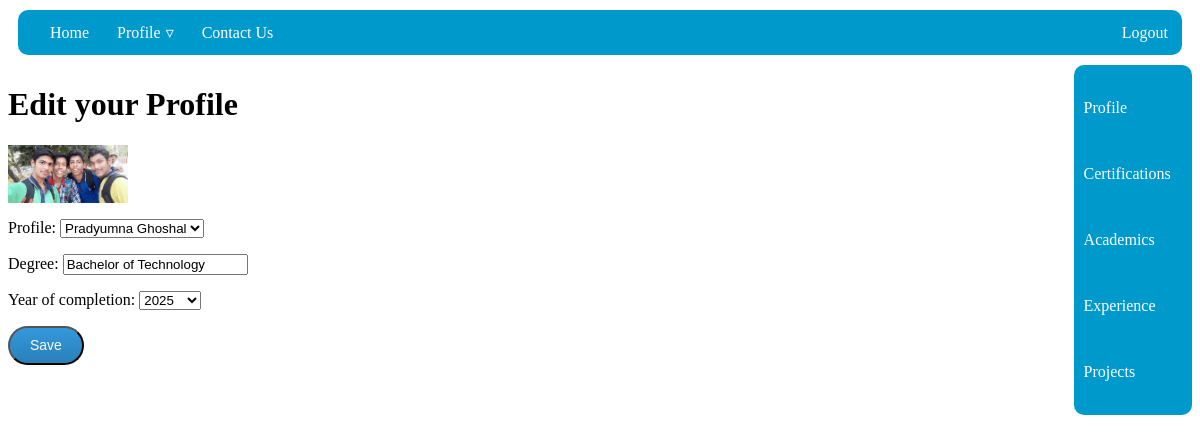
Screenshot of /profile_edit/?r=academics (signed in) with the database file from the repository.
### prof_details/models.py (models this page shows, shortened)
class Profile(models.Model):
    user = models.OneToOneField(User, on_delete=models.CASCADE)
    headline = models.TextField(max_length=50, null=True, blank=True)
    avatar = models.ImageField(upload_to='avatar/', default='avatar.png',null=True, blank=True)
    bio = models.TextField(max_length=500, null=True, blank=True)
    gender = models.CharField(choices=[('m','Male'),('f','Female')], max_length=1, null=True, blank=True)
    age = models.IntegerField(validators=[MinValueValidator(18),], null=True, blank=True)
    def __str__(self):
        return str(self.user)

class Academics(models.Model):
    profile = models.ForeignKey(Profile, on_delete=models.CASCADE)
    degree = models.CharField(max_length=50, null=True, blank=True)
    year_of_completion = models.IntegerField(choices=[(r,r) for r in range(1950,datetime.date.today().year+10)],
                                             default=datetime.date.today().year, null=True, blank=True)

### prof_details/views.py (the view)
# urls.py: path('profile_edit/', views.createProfilePage, name='edit_profile'),
def createProfilePage(request):
    if request.method == 'GET':
        page = 'edit'
        r = request.GET.get('r')
        profile = Profile.objects.get(user=request.user)
        context={'page':page, 'profile': profile}
        if (r == 'profile'):
            try:
                form = ProfileEditForm(initial={
                                                'user':request.user,
                                                'headline': profile.headline,
                                                'avatar': profile.avatar,
                                                'bio': profile.bio,
                                                'gender': profile.gender,
                                                'age': profile.age
                                                })
                form.fields['user'].widgets = HiddenInput()
                context.update({'form':form})
            except:
                pass
        elif (r == 'academics'):
            try:
                academics = Academics.objects.filter(profile=profile).values()
                print(academics[0].get('degree'))
                form = AcademicsEditForm(initial={
                                                'profile':profile,
                                                'degree': academics[0].get('degree'),
                                                'year_of_completion':academics[0].get('year_of_completion')
                                                                                            })
                form.fields['profile'].widgets = HiddenInput()
                context.update({'obj':academics, 'form':form})
            except:
                pass
        print(request.method)
        return render(request, 'prof_details/profile.html',context)
    elif request.method =='POST':
        print(request.POST,'\n')
        print(form)
        context={}
        return render(request, 'prof_details/profile.html',context)

### prof_details/forms.py
class AcademicsEditForm(forms.ModelForm):
    class Meta:
        model = Academics
        fields = '__all__'

### base/models.py (called while the page is built)
    def __str__(self):
        if super().first_name:
            return super().get_full_name()
        else:
            return super().username

### prof_details/templates/prof_details/profile.html (shortened to what this page needs)
{% extends 'main.html' %}
{% block content %}
{% if page == 'edit' %}
    <div class="profile-edit">
        <div class="left">
            <h1>Edit your Profile</h1>
            <img src="{{profile.avatar.url}}" width="120"/>
            <br>
            <form action="" method="POST">
                {{form.as_p}}
                <input type="submit" value="Save" class="btn">
            </form>
        </div>
        <div class="right">
            <ul>
                <li><a href="?r=profile">Profile</a></li>
                <li><a href="?r=certification">Certifications</a></li>
                <li><a href="?r=academics">Academics</a></li>
                <li><a href="?r=experience">Experience</a></li>
                <li><a href="?r=projects">Projects</a></li>
            </ul>
        </div>
    </div>
{% endif %}
{% endblock content %}

### static/style/main.css (style rules this page uses)
.btn { background: #3498db; background-image: -webkit-linear-gradient(top, #3498db, #2980b9); background-image: -moz-linear-gradient(top, #3498db, #2980b9); background-image: -ms-linear-gradient(top, #3498db, #2980b9); background-image: -o-linear-gradient(top, #3498db, #2980b9); background-image: linear-gradient(to bottom, #3498db, #2980b9); -webkit-border-radius: 26; -moz-border-radius: 26; border-radius: 26px; font-family: Arial; color: #fafafa; font-size: 14px; padding: 9px 20px 10px 20px; text-decoration: none; }
.profile-edit { display: grid; grid-template-columns: 9fr 1fr; }
.profile-edit .right { display: block; background-color: #0099cc; height: fit-content; width: 100%; border-radius: 10px; padding: 10px 0px; }
.profile-edit .right ul { padding: 0px 0px; margin: 0px; }
.profile-edit .right li { float: left; display: inline; width: 100%; position: relative; }
.profile-edit .right li a { display: block; text-decoration: none; color: #FFF; list-style: none; padding: 14px 0px; margin: 10px 0px; padding-left: 10px; }

### rows the page displays
Profile: avatar (picture)
Academics: profile "Pradyumna Ghoshal", degree "Bachelor of Technology", year_of_completion "2025"
